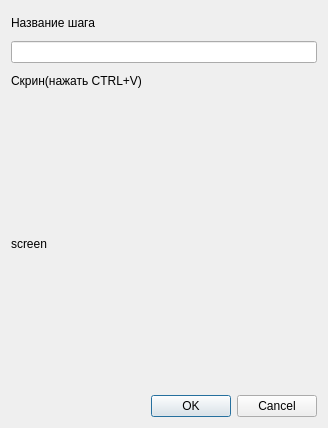
<?xml version="1.0" encoding="UTF-8"?>
<ui version="4.0">
 <class>addStep</class>
 <widget class="QDialog" name="addStep">
  <property name="windowModality">
   <enum>Qt::ApplicationModal</enum>
  </property>
  <property name="geometry">
   <rect>
    <x>0</x>
    <y>0</y>
    <width>328</width>
    <height>428</height>
   </rect>
  </property>
  <property name="windowTitle">
   <string>Dialog</string>
  </property>
  <layout class="QVBoxLayout" name="verticalLayout_2">
   <item>
    <layout class="QVBoxLayout" name="verticalLayout">
     <item>
      <widget class="QLabel" name="label">
       <property name="maximumSize">
        <size>
         <width>16777215</width>
         <height>24</height>
        </size>
       </property>
       <property name="text">
        <string>Название шага</string>
       </property>
      </widget>
     </item>
     <item>
      <widget class="QLineEdit" name="lineEdit"/>
     </item>
     <item>
      <widget class="QLabel" name="label_2">
       <property name="maximumSize">
        <size>
         <width>16777215</width>
         <height>24</height>
        </size>
       </property>
       <property name="text">
        <string>Скрин(нажать CTRL+V)</string>
       </property>
      </widget>
     </item>
    </layout>
   </item>
   <item>
    <widget class="QLabel" name="label_3">
     <property name="text">
      <string>screen</string>
     </property>
    </widget>
   </item>
   <item>
    <widget class="QDialogButtonBox" name="buttonBox">
     <property name="orientation">
      <enum>Qt::Horizontal</enum>
     </property>
     <property name="standardButtons">
      <set>QDialogButtonBox::Cancel|QDialogButtonBox::Ok</set>
     </property>
    </widget>
   </item>
  </layout>
 </widget>
 <resources/>
 <connections>
  <connection>
   <sender>buttonBox</sender>
   <signal>rejected()</signal>
   <receiver>addStep</receiver>
   <slot>reject()</slot>
   <hints>
    <hint type="sourcelabel">
     <x>316</x>
     <y>260</y>
    </hint>
    <hint type="destinationlabel">
     <x>286</x>
     <y>274</y>
    </hint>
   </hints>
  </connection>
  <connection>
   <sender>buttonBox</sender>
   <signal>accepted()</signal>
   <receiver>addStep</receiver>
   <slot>accept()</slot>
   <hints>
    <hint type="sourcelabel">
     <x>248</x>
     <y>254</y>
    </hint>
    <hint type="destinationlabel">
     <x>157</x>
     <y>274</y>
    </hint>
   </hints>
  </connection>
 </connections>
</ui>
